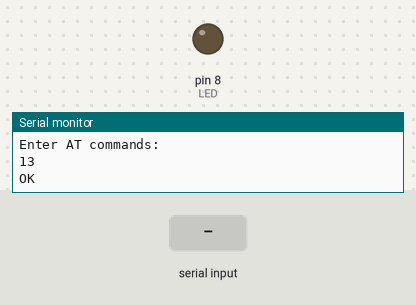
A sketch run on a simulated Arduino Uno, built with avr-gcc and run on an emulated ATmega328P. Parts: output pins drawn as LEDs (lit = HIGH), the last lines printed to the serial monitor. The test bench sets the inputs (shaded band). The modem accepts every AT command (registered, SIM ready, sends succeed) and sends nothing else.

Above: at 3.2 s.
3.3 s: "u" received over the second serial link
At 3.7 s:
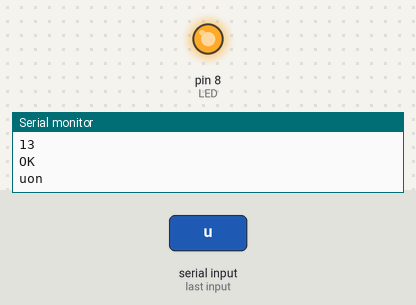
4.8 s: "d" received over the second serial link
At 6.1 s:
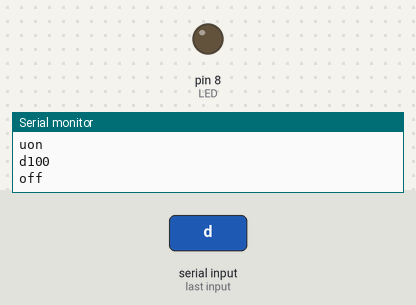
Timing chart, 0 to 7.8 s (numbered marks = the images above; inputs shaded):
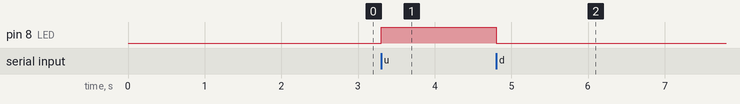

The sketch:

bt_test_led.ino
```cpp
// Basic Bluetooth sketch HC-06_01
// Connect the Hc-06 module and communicate using the serial monitor
//
// The HC-06 defaults to AT mode when first powered on.
// The default baud rate is 9600
// The Hc-06 requires all AT commands to be in uppercase. NL+CR should not be added to the command string
//


#include <SoftwareSerial.h>
SoftwareSerial BTserial(5, 6); // RX | TX
// Connect the HC-06 TX to the Arduino RX on pin 2.
// Connect the HC-06 RX to the Arduino TX on pin 3 through a voltage divider.
//

int LED = 8;

void setup()
{
    pinMode(LED,OUTPUT);


    Serial.begin(9600);
    Serial.println("Enter AT commands:");

    // HC-06 default serial speed is 9600
    BTserial.begin(9600);

    BTserial.print("AT+VERSION?"); //Demande le N° de version
    BTserial.print("\r\n"); // sur HC-05, terminer par \r\n
    delay(2000);
    Serial.print( BTserial.read() );  // afficher sur console ce qui est lu sur BT
}

void loop()
{


    // Keep reading from HC-06 and send to Arduino Serial Monitor
    if (BTserial.available())
    {
        //Ca commande = BTserial.read();
        //if(commande == "gg")

        int c = BTserial.read();
        Serial.write(c);

        if(c == 'u'){
          digitalWrite(LED,HIGH);
          Serial.println("on");
        }
        if(c == 'd'){
          digitalWrite(LED,LOW);
          Serial.println(c);
          Serial.println("off");
        }
    }

    // Keep reading from Arduino Serial Monitor and send to HC-06
    if (Serial.available())
    {
        BTserial.write(Serial.read()+"\r\n");
    }

}
```

Measured:
- after the input at 3.3 s, pin 8 (LED): LOW → HIGH at once
- after the input at 4.8 s, pin 8 (LED): HIGH → LOW at once
